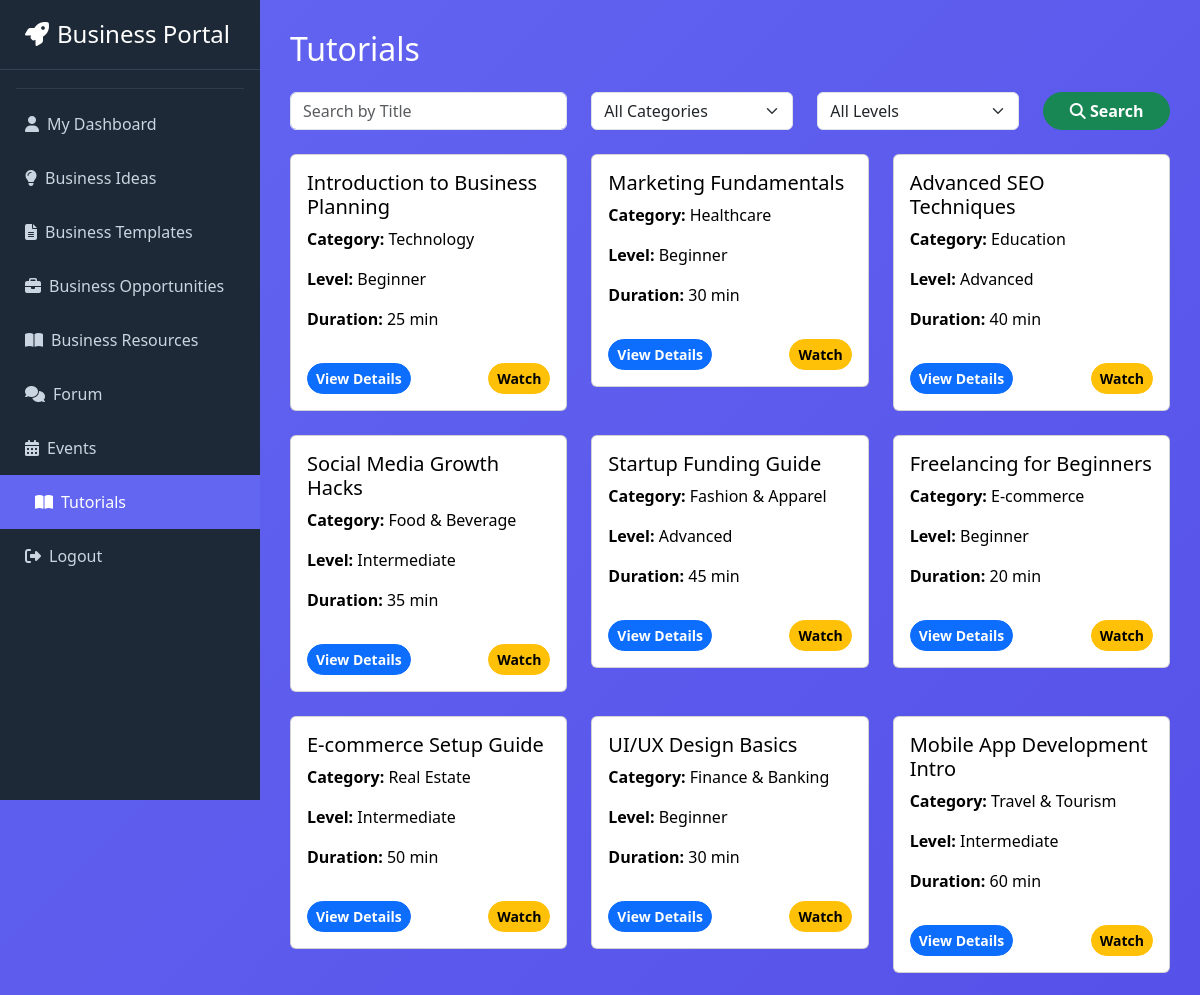
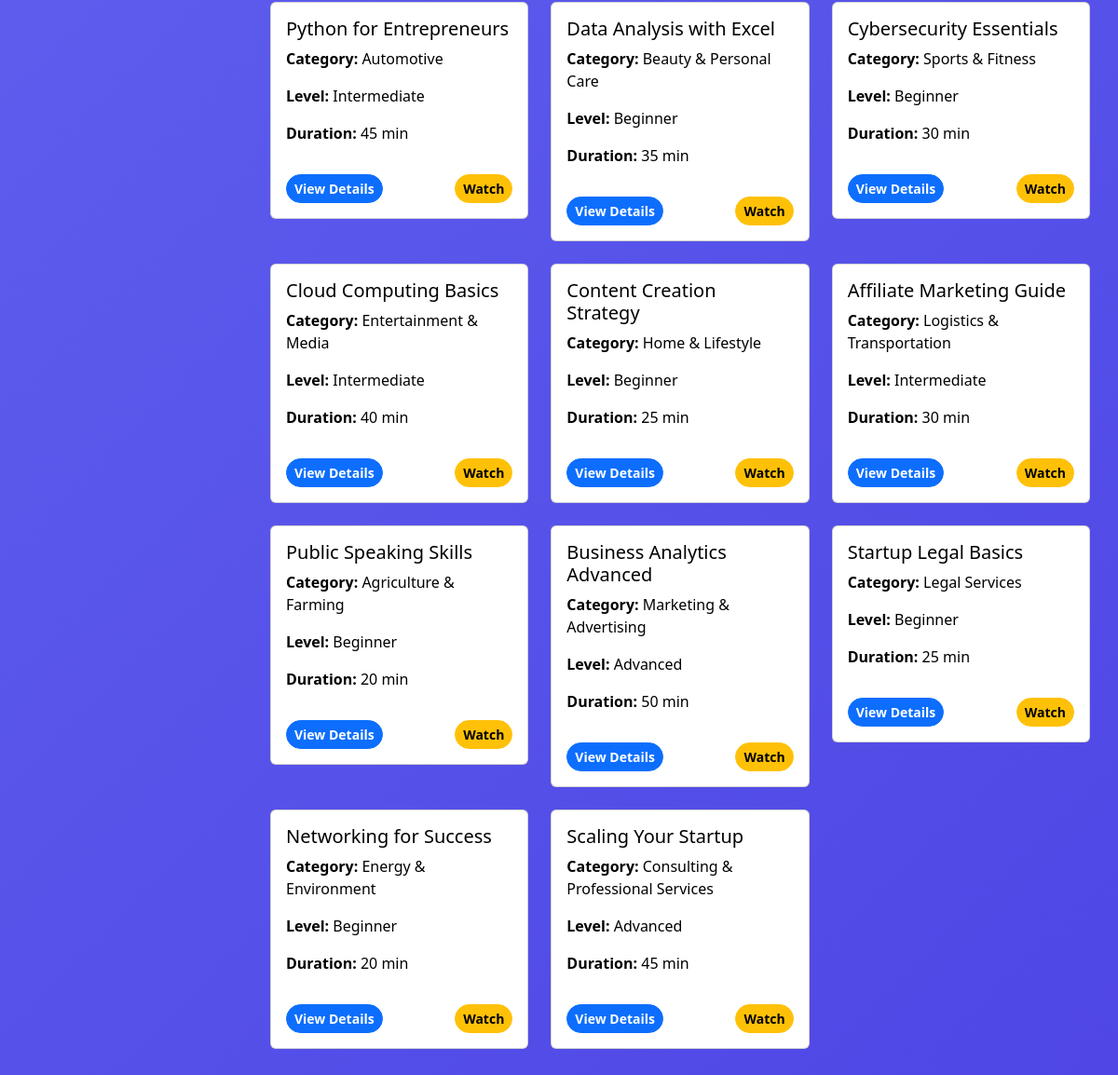
Page /user/user_tutorials.php (signed in) on the committed database (2 pictures, top to bottom).
### tables this page shows
CREATE TABLE `tutorials` (
  `id` int(11) NOT NULL,
  `category_id` int(11) NOT NULL,
  `title` varchar(255) NOT NULL,
  `content` longtext DEFAULT NULL,
  `video_url` varchar(500) DEFAULT NULL,
  `duration_min` smallint(5) UNSIGNED DEFAULT NULL,
  `level` enum('beginner','intermediate','advanced') NOT NULL DEFAULT 'beginner',
  `created_at` timestamp NOT NULL DEFAULT current_timestamp(),
  `updated_at` timestamp NOT NULL DEFAULT current_timestamp() ON UPDATE current_timestamp()
);

CREATE TABLE `business_categories` (
  `id` int(11) NOT NULL,
  `name` varchar(100) NOT NULL,
  `description` text DEFAULT NULL,
  `created_at` timestamp NOT NULL DEFAULT current_timestamp()
);

### user/user_tutorials.php (the view, shortened to what this page needs)
<?php
include 'config.php';
$search_title = isset($_GET['title']) ? mysqli_real_escape_string($conn, $_GET['title']) : '';
$sql = "
    SELECT t.*, bc.name AS category_name
    FROM tutorials t
    LEFT JOIN business_categories bc ON bc.id = t.category_id
    WHERE 1
";
$sql .= " ORDER BY t.created_at DESC";
$result = mysqli_query($conn, $sql);
?>
<!DOCTYPE html>
<html lang="en">
<head>
<link href="https://cdn.jsdelivr.net/npm/bootstrap@5.3.3/dist/css/bootstrap.min.css" rel="stylesheet">
<link href="https://cdnjs.cloudflare.com/ajax/libs/font-awesome/6.5.0/css/all.min.css" rel="stylesheet">
</head>
<body>
<?php include 'sidebar.php'; ?>
<div class="main-content">
<h2 class="mb-4 text-white">Tutorials</h2>
<form method="GET" class="row mb-4">
    <div class="col-md-4">
        <input type="text" name="title" class="form-control"
        placeholder="Search by Title" value="<?= htmlspecialchars($search_title) ?>">
    </div>
    <div class="col-md-3">
        <select name="category_id" class="form-select">
            <option value="0">All Categories</option>
        </select>
    </div>
    <div class="col-md-3">
        <select name="level" class="form-select">
            <option value="">All Levels</option>
        </select>
    </div>
    <div class="col-md-2">
        <button class="btn btn-success btn-action w-100">
            <i class="fas fa-search"></i> Search
        </button>
    </div>
</form>
<div class="row">
<?php if(mysqli_num_rows($result) > 0): ?>
    <?php while($t = mysqli_fetch_assoc($result)): ?>
    <div class="col-md-4 mb-4">
        <div class="card card-hover p-3">
            <h5><?= htmlspecialchars($t['title']) ?></h5>
            <p><strong>Category:</strong> <?= htmlspecialchars($t['category_name']) ?></p>
            <p><strong>Level:</strong> <?= ucfirst($t['level']) ?></p>
            <p><strong>Duration:</strong> <?= $t['duration_min'] ?> min</p>
            <div class="d-flex justify-content-between mt-3">
                <a href="tutorial_details.php?id=<?= $t['id'] ?>" class="btn btn-primary btn-sm btn-action">
                    View Details
                </a>
                <?php if($t['video_url']): ?>
                <a href="<?= $t['video_url'] ?>" target="_blank" class="btn btn-warning btn-sm btn-action">
                    Watch
                </a>
                <?php endif; ?>
            </div>
        </div>
    </div>
    <?php endwhile; ?>
<?php else: ?>
<div class="col-12">
    <div class="alert alert-light text-dark">No tutorials found.</div>
</div>
<?php endif; ?>
</div>
</div>
</body>
</html>

### user/user_tutorials.php (style rules this page uses)
body { background: linear-gradient(135deg, #6366f1 0%, #4f46e5 100%); min-height: 100vh; margin-left: 260px; color: #fff; }
.main-content { padding: 30px; }
.card-hover { transition: transform 0.3s, box-shadow 0.3s; color: #000; }
.btn-action { border-radius: 50px; font-weight: bold; }

### user/sidebar.php (style rules this page uses)
:root { --primary: #6366f1; --dark: #1e2937; }

### rows in the picture
tutorials: title "Introduction to Business Planning", category.name "Technology", level "Beginner", duration_min "25"
tutorials: title "Marketing Fundamentals", category.name "Healthcare", level "Beginner", duration_min "30"
tutorials: title "Advanced SEO Techniques", category.name "Education", level "Advanced", duration_min "40"
tutorials: title "Social Media Growth Hacks", category.name "Food & Beverage", level "Intermediate", duration_min "35"
tutorials: title "Startup Funding Guide", category.name "Fashion & Apparel", level "Advanced", duration_min "45"
tutorials: title "Freelancing for Beginners", category.name "E-commerce", level "Beginner", duration_min "20"
tutorials: title "E-commerce Setup Guide", category.name "Real Estate", level "Intermediate", duration_min "50"
tutorials: title "UI/UX Design Basics", category.name "Finance & Banking", level "Beginner", duration_min "30"
tutorials: title "Mobile App Development Intro", category.name "Travel & Tourism", level "Intermediate", duration_min "60"
tutorials: title "Python for Entrepreneurs", category.name "Automotive", level "Intermediate", duration_min "45"
tutorials: title "Data Analysis with Excel", category.name "Beauty & Personal Care", level "Beginner", duration_min "35"
tutorials: title "Cybersecurity Essentials", category.name "Sports & Fitness", level "Beginner", duration_min "30"
tutorials: title "Cloud Computing Basics", category.name "Entertainment & Media", level "Intermediate", duration_min "40"
tutorials: title "Content Creation Strategy", category.name "Home & Lifestyle", level "Beginner", duration_min "25"
tutorials: title "Affiliate Marketing Guide", category.name "Logistics & Transportation", level "Intermediate", duration_min "30"
tutorials: title "Public Speaking Skills", category.name "Agriculture & Farming", level "Beginner", duration_min "20"
tutorials: title "Business Analytics Advanced", category.name "Marketing & Advertising", level "Advanced", duration_min "50"
tutorials: title "Startup Legal Basics", category.name "Legal Services", level "Beginner", duration_min "25"
tutorials: title "Networking for Success", category.name "Energy & Environment", level "Beginner", duration_min "20"
tutorials: title "Scaling Your Startup", category.name "Consulting & Professional Services", level "Advanced", duration_min "45"
